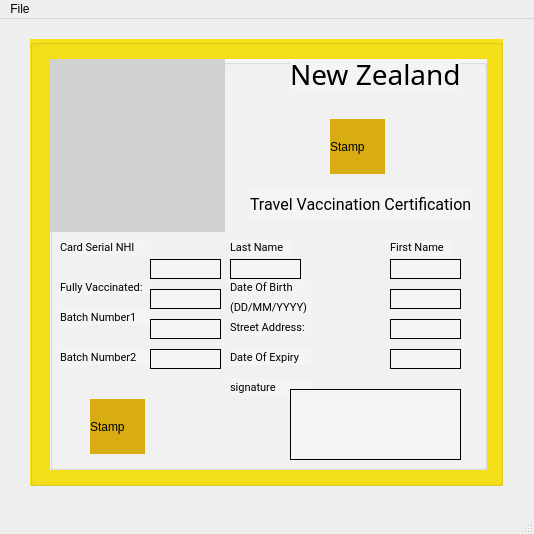
<?xml version="1.0" encoding="UTF-8"?>
<ui version="4.0">
 <class>MainWindow</class>
 <widget class="QMainWindow" name="MainWindow">
  <property name="geometry">
   <rect>
    <x>0</x>
    <y>0</y>
    <width>534</width>
    <height>534</height>
   </rect>
  </property>
  <property name="windowTitle">
   <string>MainWindow</string>
  </property>
  <widget class="QWidget" name="centralwidget">
   <widget class="QGroupBox" name="groupBox">
    <property name="geometry">
     <rect>
      <x>30</x>
      <y>20</y>
      <width>473</width>
      <height>447</height>
     </rect>
    </property>
    <property name="styleSheet">
     <string notr="true">background-color: rgb(247, 225, 24);</string>
    </property>
    <property name="title">
     <string/>
    </property>
    <widget class="QGroupBox" name="groupBox_2">
     <property name="geometry">
      <rect>
       <x>20</x>
       <y>20</y>
       <width>437</width>
       <height>411</height>
      </rect>
     </property>
     <property name="styleSheet">
      <string notr="true">background-color: rgb(244, 244, 244);
</string>
     </property>
     <property name="title">
      <string/>
     </property>
     <widget class="QLabel" name="label">
      <property name="geometry">
       <rect>
        <x>0</x>
        <y>0</y>
        <width>175</width>
        <height>173</height>
       </rect>
      </property>
      <property name="styleSheet">
       <string notr="true">background-color: rgb(209, 209, 209);

</string>
      </property>
      <property name="text">
       <string/>
      </property>
     </widget>
     <widget class="QLabel" name="label_2">
      <property name="geometry">
       <rect>
        <x>240</x>
        <y>0</y>
        <width>171</width>
        <height>31</height>
       </rect>
      </property>
      <property name="styleSheet">
       <string notr="true">font-family: Nunito;
font-style: normal;
font-weight: normal;
font-size: 28px;
line-height: 38px;

color: #000000;</string>
      </property>
      <property name="text">
       <string>New Zealand</string>
      </property>
     </widget>
     <widget class="QLabel" name="Stamp">
      <property name="geometry">
       <rect>
        <x>280</x>
        <y>60</y>
        <width>55</width>
        <height>55</height>
       </rect>
      </property>
      <property name="styleSheet">
       <string notr="true">background-color: rgb(217, 173, 17);</string>
      </property>
      <property name="text">
       <string>Stamp</string>
      </property>
     </widget>
     <widget class="QLabel" name="label_3">
      <property name="geometry">
       <rect>
        <x>200</x>
        <y>130</y>
        <width>221</width>
        <height>31</height>
       </rect>
      </property>
      <property name="styleSheet">
       <string notr="true">
font-family: Roboto;
font-style: normal;
font-weight: normal;
font-size: 16px;
line-height: 19px;
</string>
      </property>
      <property name="text">
       <string>Travel Vaccination Certification</string>
      </property>
     </widget>
     <widget class="QLabel" name="label_4">
      <property name="geometry">
       <rect>
        <x>180</x>
        <y>180</y>
        <width>61</width>
        <height>16</height>
       </rect>
      </property>
      <property name="styleSheet">
       <string notr="true">font-family: Roboto;
font-style: normal;
font-weight: normal;
font-size: 11px;
</string>
      </property>
      <property name="text">
       <string>Last Name</string>
      </property>
     </widget>
     <widget class="QLabel" name="label_5">
      <property name="geometry">
       <rect>
        <x>340</x>
        <y>180</y>
        <width>61</width>
        <height>16</height>
       </rect>
      </property>
      <property name="styleSheet">
       <string notr="true">font-family: Roboto;
font-style: normal;
font-weight: normal;
font-size: 11px;
</string>
      </property>
      <property name="text">
       <string>First Name</string>
      </property>
     </widget>
     <widget class="QLabel" name="label_6">
      <property name="geometry">
       <rect>
        <x>180</x>
        <y>220</y>
        <width>81</width>
        <height>16</height>
       </rect>
      </property>
      <property name="styleSheet">
       <string notr="true">font-family: Roboto;
font-style: normal;
font-weight: normal;
font-size: 11px;
</string>
      </property>
      <property name="text">
       <string>Date Of Birth</string>
      </property>
     </widget>
     <widget class="QLabel" name="label_7">
      <property name="geometry">
       <rect>
        <x>180</x>
        <y>240</y>
        <width>81</width>
        <height>16</height>
       </rect>
      </property>
      <property name="styleSheet">
       <string notr="true">font-family: Roboto;
font-style: normal;
font-weight: normal;
font-size: 11px;
</string>
      </property>
      <property name="text">
       <string>(DD/MM/YYYY)</string>
      </property>
     </widget>
     <widget class="QLabel" name="label_8">
      <property name="geometry">
       <rect>
        <x>180</x>
        <y>260</y>
        <width>81</width>
        <height>16</height>
       </rect>
      </property>
      <property name="styleSheet">
       <string notr="true">font-family: Roboto;
font-style: normal;
font-weight: normal;
font-size: 11px;
</string>
      </property>
      <property name="text">
       <string>Street Address:</string>
      </property>
     </widget>
     <widget class="QLabel" name="label_9">
      <property name="geometry">
       <rect>
        <x>180</x>
        <y>290</y>
        <width>81</width>
        <height>16</height>
       </rect>
      </property>
      <property name="styleSheet">
       <string notr="true">font-family: Roboto;
font-style: normal;
font-weight: normal;
font-size: 11px;
</string>
      </property>
      <property name="text">
       <string>Date Of Expiry</string>
      </property>
     </widget>
     <widget class="QLabel" name="label_10">
      <property name="geometry">
       <rect>
        <x>180</x>
        <y>320</y>
        <width>81</width>
        <height>16</height>
       </rect>
      </property>
      <property name="styleSheet">
       <string notr="true">font-family: Roboto;
font-style: normal;
font-weight: normal;
font-size: 11px;
</string>
      </property>
      <property name="text">
       <string>signature</string>
      </property>
     </widget>
     <widget class="QLabel" name="Stamp_2">
      <property name="geometry">
       <rect>
        <x>40</x>
        <y>340</y>
        <width>55</width>
        <height>55</height>
       </rect>
      </property>
      <property name="styleSheet">
       <string notr="true">background-color: rgb(217, 173, 17);</string>
      </property>
      <property name="text">
       <string>Stamp</string>
      </property>
     </widget>
     <widget class="QLabel" name="label_11">
      <property name="geometry">
       <rect>
        <x>10</x>
        <y>180</y>
        <width>91</width>
        <height>16</height>
       </rect>
      </property>
      <property name="styleSheet">
       <string notr="true">font-family: Roboto;
font-style: normal;
font-weight: normal;
font-size: 11px;
</string>
      </property>
      <property name="text">
       <string>Card Serial NHI</string>
      </property>
     </widget>
     <widget class="QLabel" name="label_12">
      <property name="geometry">
       <rect>
        <x>10</x>
        <y>220</y>
        <width>91</width>
        <height>16</height>
       </rect>
      </property>
      <property name="styleSheet">
       <string notr="true">font-family: Roboto;
font-style: normal;
font-weight: normal;
font-size: 11px;
</string>
      </property>
      <property name="text">
       <string>Fully Vaccinated: </string>
      </property>
     </widget>
     <widget class="QLabel" name="label_13">
      <property name="geometry">
       <rect>
        <x>10</x>
        <y>250</y>
        <width>91</width>
        <height>16</height>
       </rect>
      </property>
      <property name="styleSheet">
       <string notr="true">font-family: Roboto;
font-style: normal;
font-weight: normal;
font-size: 11px;
</string>
      </property>
      <property name="text">
       <string>Batch Number1</string>
      </property>
     </widget>
     <widget class="QLabel" name="label_14">
      <property name="geometry">
       <rect>
        <x>10</x>
        <y>290</y>
        <width>91</width>
        <height>16</height>
       </rect>
      </property>
      <property name="styleSheet">
       <string notr="true">font-family: Roboto;
font-style: normal;
font-weight: normal;
font-size: 11px;
</string>
      </property>
      <property name="text">
       <string>Batch Number2</string>
      </property>
     </widget>
     <widget class="QLabel" name="label_15">
      <property name="geometry">
       <rect>
        <x>100</x>
        <y>200</y>
        <width>71</width>
        <height>20</height>
       </rect>
      </property>
      <property name="frameShape">
       <enum>QFrame::Panel</enum>
      </property>
      <property name="text">
       <string/>
      </property>
     </widget>
     <widget class="QLabel" name="label_16">
      <property name="geometry">
       <rect>
        <x>100</x>
        <y>230</y>
        <width>71</width>
        <height>20</height>
       </rect>
      </property>
      <property name="frameShape">
       <enum>QFrame::Panel</enum>
      </property>
      <property name="text">
       <string/>
      </property>
     </widget>
     <widget class="QLabel" name="label_17">
      <property name="geometry">
       <rect>
        <x>100</x>
        <y>260</y>
        <width>71</width>
        <height>20</height>
       </rect>
      </property>
      <property name="frameShape">
       <enum>QFrame::Panel</enum>
      </property>
      <property name="text">
       <string/>
      </property>
     </widget>
     <widget class="QLabel" name="label_18">
      <property name="geometry">
       <rect>
        <x>100</x>
        <y>290</y>
        <width>71</width>
        <height>20</height>
       </rect>
      </property>
      <property name="frameShape">
       <enum>QFrame::Panel</enum>
      </property>
      <property name="text">
       <string/>
      </property>
     </widget>
     <widget class="QLabel" name="label_19">
      <property name="geometry">
       <rect>
        <x>180</x>
        <y>200</y>
        <width>71</width>
        <height>20</height>
       </rect>
      </property>
      <property name="frameShape">
       <enum>QFrame::Panel</enum>
      </property>
      <property name="text">
       <string/>
      </property>
     </widget>
     <widget class="QLabel" name="label_20">
      <property name="geometry">
       <rect>
        <x>340</x>
        <y>200</y>
        <width>71</width>
        <height>20</height>
       </rect>
      </property>
      <property name="frameShape">
       <enum>QFrame::Panel</enum>
      </property>
      <property name="text">
       <string/>
      </property>
     </widget>
     <widget class="QLabel" name="label_21">
      <property name="geometry">
       <rect>
        <x>340</x>
        <y>230</y>
        <width>71</width>
        <height>20</height>
       </rect>
      </property>
      <property name="frameShape">
       <enum>QFrame::Panel</enum>
      </property>
      <property name="text">
       <string/>
      </property>
     </widget>
     <widget class="QLabel" name="label_22">
      <property name="geometry">
       <rect>
        <x>340</x>
        <y>260</y>
        <width>71</width>
        <height>20</height>
       </rect>
      </property>
      <property name="frameShape">
       <enum>QFrame::Panel</enum>
      </property>
      <property name="text">
       <string/>
      </property>
     </widget>
     <widget class="QLabel" name="label_23">
      <property name="geometry">
       <rect>
        <x>340</x>
        <y>290</y>
        <width>71</width>
        <height>20</height>
       </rect>
      </property>
      <property name="frameShape">
       <enum>QFrame::Panel</enum>
      </property>
      <property name="text">
       <string/>
      </property>
     </widget>
     <widget class="QLabel" name="label_24">
      <property name="geometry">
       <rect>
        <x>240</x>
        <y>330</y>
        <width>171</width>
        <height>71</height>
       </rect>
      </property>
      <property name="frameShape">
       <enum>QFrame::Panel</enum>
      </property>
      <property name="text">
       <string/>
      </property>
     </widget>
    </widget>
   </widget>
  </widget>
  <widget class="QMenuBar" name="menubar">
   <property name="geometry">
    <rect>
     <x>0</x>
     <y>0</y>
     <width>534</width>
     <height>21</height>
    </rect>
   </property>
   <widget class="QMenu" name="menuFile">
    <property name="title">
     <string>File</string>
    </property>
    <addaction name="actionView_Documents"/>
    <addaction name="actionCertificate"/>
    <addaction name="actionReport_Issues"/>
    <addaction name="actionLogout"/>
   </widget>
   <addaction name="menuFile"/>
  </widget>
  <widget class="QStatusBar" name="statusbar"/>
  <action name="actionView_Documents">
   <property name="text">
    <string>View Documents</string>
   </property>
  </action>
  <action name="actionCertificate">
   <property name="text">
    <string>Certificate</string>
   </property>
  </action>
  <action name="actionReport_Issues">
   <property name="text">
    <string>Report Issues</string>
   </property>
  </action>
  <action name="actionLogout">
   <property name="text">
    <string>Logout</string>
   </property>
  </action>
 </widget>
 <resources/>
 <connections/>
</ui>
